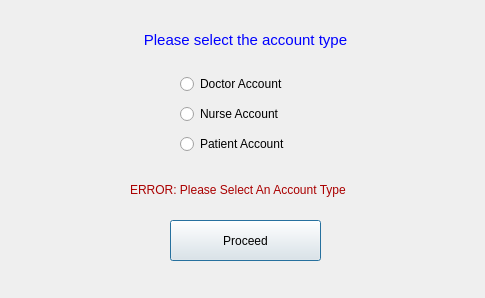
<?xml version="1.0" encoding="UTF-8"?>
<ui version="4.0">
 <class>registerWindow</class>
 <widget class="QDialog" name="registerWindow">
  <property name="geometry">
   <rect>
    <x>0</x>
    <y>0</y>
    <width>485</width>
    <height>298</height>
   </rect>
  </property>
  <property name="windowTitle">
   <string>Dialog</string>
  </property>
  <widget class="QLabel" name="registerQ">
   <property name="geometry">
    <rect>
     <x>60</x>
     <y>10</y>
     <width>371</width>
     <height>61</height>
    </rect>
   </property>
   <property name="text">
    <string>&lt;html&gt;&lt;head/&gt;&lt;body&gt;&lt;p&gt;&lt;span style=&quot; font-size:11pt; color:#0000ff;&quot;&gt;Please select the account type&lt;/span&gt;&lt;/p&gt;&lt;/body&gt;&lt;/html&gt;</string>
   </property>
   <property name="alignment">
    <set>Qt::AlignCenter</set>
   </property>
  </widget>
  <widget class="QPushButton" name="pushButton">
   <property name="geometry">
    <rect>
     <x>170</x>
     <y>220</y>
     <width>151</width>
     <height>41</height>
    </rect>
   </property>
   <property name="styleSheet">
    <string notr="true">font: 900 9pt &quot;Segoe UI Black&quot;;</string>
   </property>
   <property name="text">
    <string>Proceed</string>
   </property>
  </widget>
  <widget class="QWidget" name="layoutWidget">
   <property name="geometry">
    <rect>
     <x>180</x>
     <y>70</y>
     <width>133</width>
     <height>88</height>
    </rect>
   </property>
   <layout class="QVBoxLayout" name="verticalLayout">
    <item>
     <widget class="QRadioButton" name="radioButtonDoctor">
      <property name="text">
       <string>Doctor Account</string>
      </property>
     </widget>
    </item>
    <item>
     <widget class="QRadioButton" name="radioButtonNurse">
      <property name="text">
       <string>Nurse Account</string>
      </property>
     </widget>
    </item>
    <item>
     <widget class="QRadioButton" name="radioButtonPatient">
      <property name="text">
       <string>Patient Account</string>
      </property>
     </widget>
    </item>
   </layout>
  </widget>
  <widget class="QLabel" name="label_error">
   <property name="geometry">
    <rect>
     <x>130</x>
     <y>170</y>
     <width>261</width>
     <height>41</height>
    </rect>
   </property>
   <property name="text">
    <string>&lt;html&gt;&lt;head/&gt;&lt;body&gt;&lt;p&gt;&lt;span style=&quot; color:#aa0000;&quot;&gt;ERROR: Please Select An Account Type&lt;/span&gt;&lt;/p&gt;&lt;/body&gt;&lt;/html&gt;</string>
   </property>
  </widget>
 </widget>
 <resources/>
 <connections/>
</ui>
